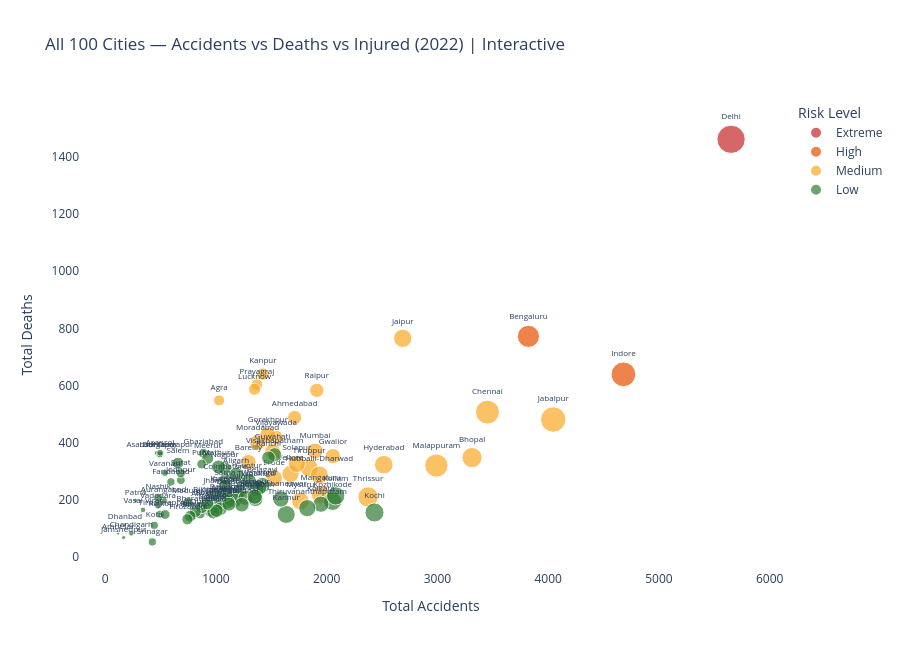

Here is the notebook cell this chart was saved with:
### Markdown cell above
### Chart 10 — Interactive Bubble Chart (open in browser)

### Code cell
risk_order = ['Extreme','High','Medium','Low']
color_map  = {'Extreme':'#c62828','High':'#e65100','Medium':'#f9a825','Low':'#2e7d32'}

fig = px.scatter(
    df, x='accidents_2022', y='deaths_2022',
    size='injured_2022',
    color='risk_score_label',
    hover_name='city',
    text='city',
    color_discrete_map=color_map,
    category_orders={'risk_score_label': risk_order},
    title='All 100 Cities — Accidents vs Deaths vs Injured (2022) | Interactive',
    labels={'accidents_2022':'Total Accidents','deaths_2022':'Total Deaths',
            'risk_score_label':'Risk Level'},
    height=650
)
fig.update_traces(textposition='top center', textfont_size=8)
fig.update_layout(plot_bgcolor='white', paper_bgcolor='white',
                  legend_title_text='Risk Level')
fig.write_html(OUTPUT_DIR/'chart10_interactive_bubble.html')
fig.show()
print("✅ Saved: chart10_interactive_bubble.html  (open in browser for zoom/hover)")

### Figure 1 — Plotly figure (JSON) as saved in the notebook; plotly's stock layout.template omitted (floating-point values rounded to 4 significant figures)
{"data": [{"hovertemplate": "<b>%{hovertext}</b><br><br>Risk Level=Extreme<br>Total Accidents=%{x}<br>Total Deaths=%{y}<br>injured_2022=%{marker.size}<br>city=%{text}<extra></extra>", "hovertext": ["Delhi"], "legendgroup": "Extreme", "marker": {"color": "#c62828", "size": [5201], "sizemode": "area", "sizeref": 13.0, "symbol": "circle"}, "mode": "markers+text", "name": "Extreme", "orientation": "v", "showlegend": true, "text": ["Delhi"], "textfont": {"size": 8}, "textposition": "top center", "type": "scatter", "x": [5652], "xaxis": "x", "y": [1461], "yaxis": "y"}, {"hovertemplate": "<b>%{hovertext}</b><br><br>Risk Level=High<br>Total Accidents=%{x}<br>Total Deaths=%{y}<br>injured_2022=%{marker.size}<br>city=%{text}<extra></extra>", "hovertext": ["Bengaluru", "Indore"], "legendgroup": "High", "marker": {"color": "#e65100", "size": [3189, 3967], "sizemode": "area", "sizeref": 13.0, "symbol": "circle"}, "mode": "markers+text", "name": "High", "orientation": "v", "showlegend": true, "text": ["Bengaluru", "Indore"], "textfont": {"size": 8}, "textposition": "top center", "type": "scatter", "x": [3822, 4680], "xaxis": "x", "y": [772, 639], "yaxis": "y"}, {"hovertemplate": "<b>%{hovertext}</b><br><br>Risk Level=Medium<br>Total Accidents=%{x}<br>Total Deaths=%{y}<br>injured_2022=%{marker.size}<br>city=%{text}<extra></extra>", "hovertext": ["Agra", "Ahmedabad", "Prayagraj", "Bhopal", "Chennai", "Gwalior", "Hyderabad", "Jabalpur", "Jaipur", "Kanpur", "Lucknow", "Malappuram", "Mumbai", "Raipur", "Thrissur", "Vijayawada", "Tiruppur", "Erode", "Vellore", "Mangaluru", "Mysuru", "Hubballi-Dharwad", "Solapur", "Guwahati", "Bareilly", "Moradabad", "Gorakhpur"], "legendgroup": "Medium", "marker": {"color": "#f9a825", "size": [795, 1305, 886, 2645, 3724, 1498, 2252, 4181, 2167, 1011, 935, 3499, 1671, 1322, 2711, 1367, 2146, 1804, 1932, 2263, 2018, 2107, 1918, 1628, 1536, 1621, 1738], "sizemode": "area", "sizeref": 13.0, "symbol": "circle"}, "mode": "markers+text", "name": "Medium", "orientation": "v", "showlegend": true, "text": ["Agra", "Ahmedabad", "Prayagraj", "Bhopal", "Chennai", "Gwalior", "Hyderabad", "Jabalpur", "Jaipur", "Kanpur", "Lucknow", "Malappuram", "Mumbai", "Raipur", "Thrissur", "Vijayawada", "Tiruppur", "Erode", "Vellore", "Mangaluru", "Mysuru", "Hubballi-Dharwad", "Solapur", "Guwahati", "Bareilly", "Moradabad", "Gorakhpur"], "textfont": {"size": 8}, "textposition": "top center", "type": "scatter", "x": [1029, 1711, 1370, 3313, 3452, 2057, 2516, 4046, 2687, 1424, 1349, 2991, 1895, 1911, 2374, 1543, 1842, 1526, 1674, 1947, 1763, 1934, 1731, 1512, 1294, 1376, 1469], "xaxis": "x", "y": [548, 488, 603, 348, 507, 353, 323, 481, 765, 640, 587, 320, 371, 583, 210, 418, 312, 276, 291, 218, 196, 287, 326, 369, 332, 401, 426], "yaxis": "y"}, {"hovertemplate": "<b>%{hovertext}</b><br><br>Risk Level=Low<br>Total Accidents=%{x}<br>Total Deaths=%{y}<br>injured_2022=%{marker.size}<br>city=%{text}<extra></extra>", "hovertext": ["Amritsar", "Asansol Durgapur", "Aurangabad", "Chandigarh", "Coimbatore", "Dhanbad", "Faridabad", "Ghaziabad", "Jamshedpur", "Jodhpur", "Kannur", "Kozhikode", "Kochi", "Kolkata", "Kollam", "Kota", "Ludhiana", "Madurai", "Meerut", "Nagpur", "Nashik", "Patna", "Pune", "Rajkot", "Srinagar", "Surat", "Thiruvananthapuram", "Tiruchirappalli", "Vadodara", "Varanasi", "Visakhapatnam", "Salem", "Belagavi", "Davangere", "Tumakuru", "Guntur", "Nellore", "Kurnool", "Rajahmundry", "Tirupati", "Warangal", "Kolhapur", "Amravati", "Nanded", "Sangli", "Bhilai", "Durg", "Ranchi", "Bokaro", "Bhubaneswar", "Cuttack", "Siliguri", "Durgapur", "Jalandhar", "Patiala", "Dehradun", "Jammu", "Ajmer", "Alwar", "Bikaner", "Bharatpur", "Udaipur", "Satna", "Rewa", "Aligarh", "Jhansi", "Mathura", "Firozabad", "Asansol", "Vasai Virar"], "legendgroup": "Low", "marker": {"color": "#2e7d32", "size": [62, 309, 370, 203, 939, 73, 452, 638, 115, 505, 2118, 2164, 2361, 1718, 2175, 432, 174, 601, 935, 1169, 540, 121, 608, 422, 438, 553, 1911, 624, 378, 330, 1288, 886, 1639, 1426, 1582, 1487, 1356, 1241, 1318, 1274, 1571, 1449, 1284, 1173, 1082, 601, 734, 1216, 1064, 1746, 1196, 1357, 309, 1389, 1102, 1481, 1274, 1163, 1018, 1086, 934, 1492, 1157, 882, 1402, 1087, 1267, 816, 308, 213], "sizemode": "area", "sizeref": 13.0, "symbol": "circle"}, "mode": "markers+text", "name": "Low", "orientation": "v", "showlegend": true, "text": ["Amritsar", "Asansol Durgapur", "Aurangabad", "Chandigarh", "Coimbatore", "Dhanbad", "Faridabad", "Ghaziabad", "Jamshedpur", "Jodhpur", "Kannur", "Kozhikode", "Kochi", "Kolkata", "Kollam", "Kota", "Ludhiana", "Madurai", "Meerut", "Nagpur", "Nashik", "Patna", "Pune", "Rajkot", "Srinagar", "Surat", "Thiruvananthapuram", "Tiruchirappalli", "Vadodara", "Varanasi", "Visakhapatnam", "Salem", "Belagavi", "Davangere", "Tumakuru", "Guntur", "Nellore", "Kurnool", "Rajahmundry", "Tirupati", "Warangal", "Kolhapur", "Amravati", "Nanded", "Sangli", "Bhilai", "Durg", "Ranchi", "Bokaro", "Bhubaneswar", "Cuttack", "Siliguri", "Durgapur", "Jalandhar", "Patiala", "Dehradun", "Jammu", "Ajmer", "Alwar", "Bikaner", "Bharatpur", "Udaipur", "Satna", "Rewa", "Aligarh", "Jhansi", "Mathura", "Firozabad", "Asansol", "Vasai Virar"], "textfont": {"size": 8}, "textposition": "top center", "type": "scatter", "x": [117, 494, 528, 237, 1085, 179, 594, 886, 167, 684, 1635, 2054, 2432, 1948, 2082, 444, 467, 744, 926, 1080, 479, 275, 871, 498, 426, 683, 1825, 542, 478, 539, 1531, 658, 1418, 1187, 1364, 1296, 1214, 1083, 1172, 1056, 1389, 1267, 1109, 1018, 947, 789, 856, 1475, 934, 1587, 1042, 1084, 494, 1234, 978, 1357, 1118, 1006, 872, 923, 814, 1351, 1082, 768, 1183, 986, 1024, 743, 497, 342], "xaxis": "x", "y": [82, 359, 199, 83, 272, 114, 263, 363, 68, 269, 149, 195, 156, 185, 214, 111, 364, 192, 345, 310, 207, 198, 325, 150, 53, 293, 171, 149, 181, 294, 358, 329, 251, 214, 238, 267, 231, 226, 198, 184, 243, 207, 194, 187, 163, 145, 152, 347, 178, 203, 169, 221, 359, 183, 156, 203, 185, 162, 174, 188, 159, 211, 249, 143, 288, 219, 315, 132, 365, 165], "yaxis": "y"}], "layout": {"height": 650, "legend": {"itemsizing": "constant", "title": {"text": "Risk Level"}, "tracegroupgap": 0}, "paper_bgcolor": "white", "plot_bgcolor": "white", "title": {"text": "All 100 Cities — Accidents vs Deaths vs Injured (2022) | Interactive"}, "xaxis": {"anchor": "y", "domain": [0, 1], "title": {"text": "Total Accidents"}}, "yaxis": {"anchor": "x", "domain": [0, 1], "title": {"text": "Total Deaths"}}}}
